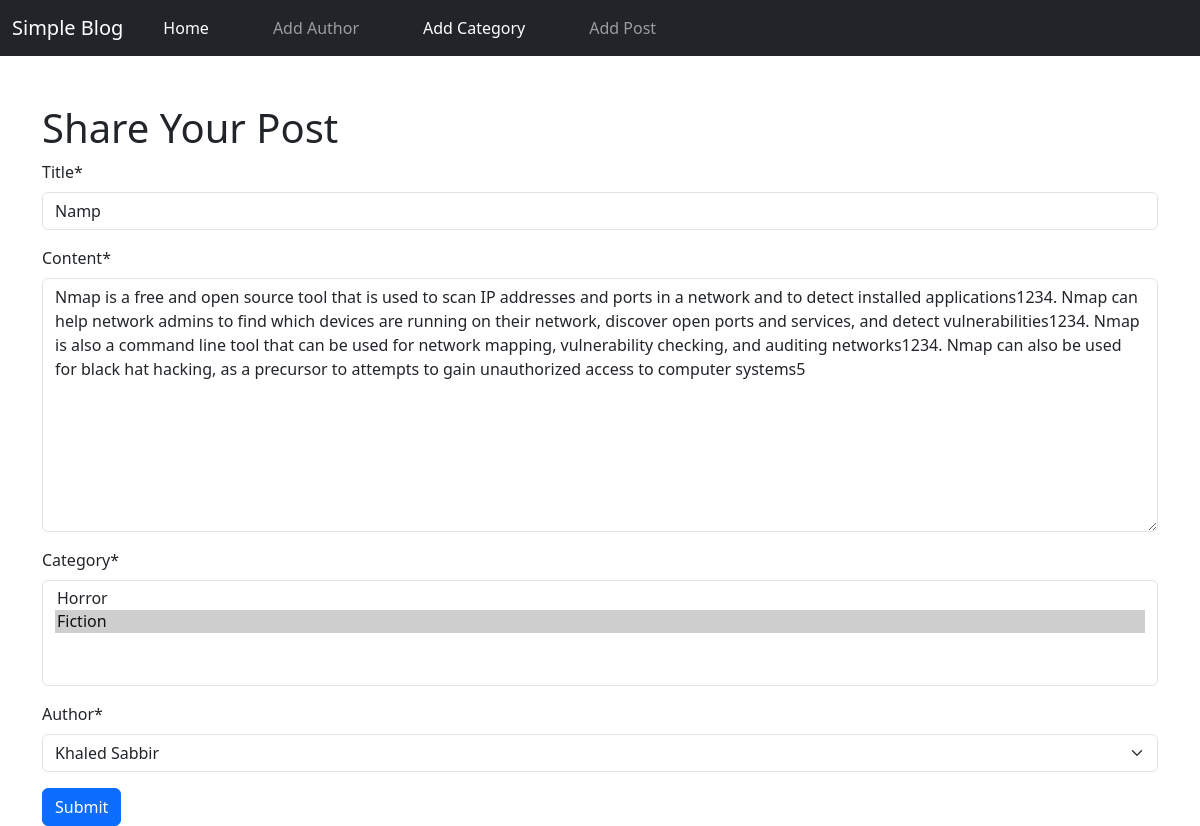
The page /posts/edit/3 on the database its author committed.
### posts/models.py (models this page shows, shortened)
class Post(models.Model):
    title = models.CharField(max_length=100)
    content = models.TextField()
    category = models.ManyToManyField(Category)
    author = models.ForeignKey(Author, on_delete=models.CASCADE)

### posts/views.py (the view)
# urls.py: path('edit/<int:id>', views.edit_post, name='edit_post'),
def edit_post(request, id):
    post = models.Post.objects.get(pk=id)
    post_form = forms.PostForm(instance=post)
    if request.method == 'POST':
        post_form = forms.PostForm(request.POST,instance=post)
        if post_form.is_valid():
            post_form.save()
            return redirect('add_post')
    return render(request, 'add_post.html', {'form': post_form})

### posts/forms.py
class PostForm(forms.ModelForm):
    class Meta:
        model = Post
        fields = '__all__'

### author/models.py (called while the page is built)
    def __str__(self):
        return self.name

### categories/models.py (called while the page is built)
    def __str__(self):
        return self.name

### posts/templates/add_post.html (shortened to what this page needs)
{% extends "base.html" %}
{% load crispy_forms_tags %}
{% block content %}
<div class="container mt-5">
    <h1> Share Your Post </h1>
    <form method="post">
        {{ form|crispy }}
        <button type="submit" class="btn btn-primary">Submit</button>
    </form>
</div>
{% endblock %}

### rows shown on the page
Post: title "Namp", content "Nmap is a free and open source tool that is used to scan IP addresses and ports in a network and to detect installed applications1234. Nmap can help network admins to find which devices are running on their network, discover open ports and services, and detect vulnerabilities1234. Nmap is also a command line tool that can be used for network mapping, vulnerability checking, and auditing networks1234. Nmap can also be used for black hat hacking, as a precursor to attempts to gain unauthorized access to computer systems5", author "Khaled Sabbir"
